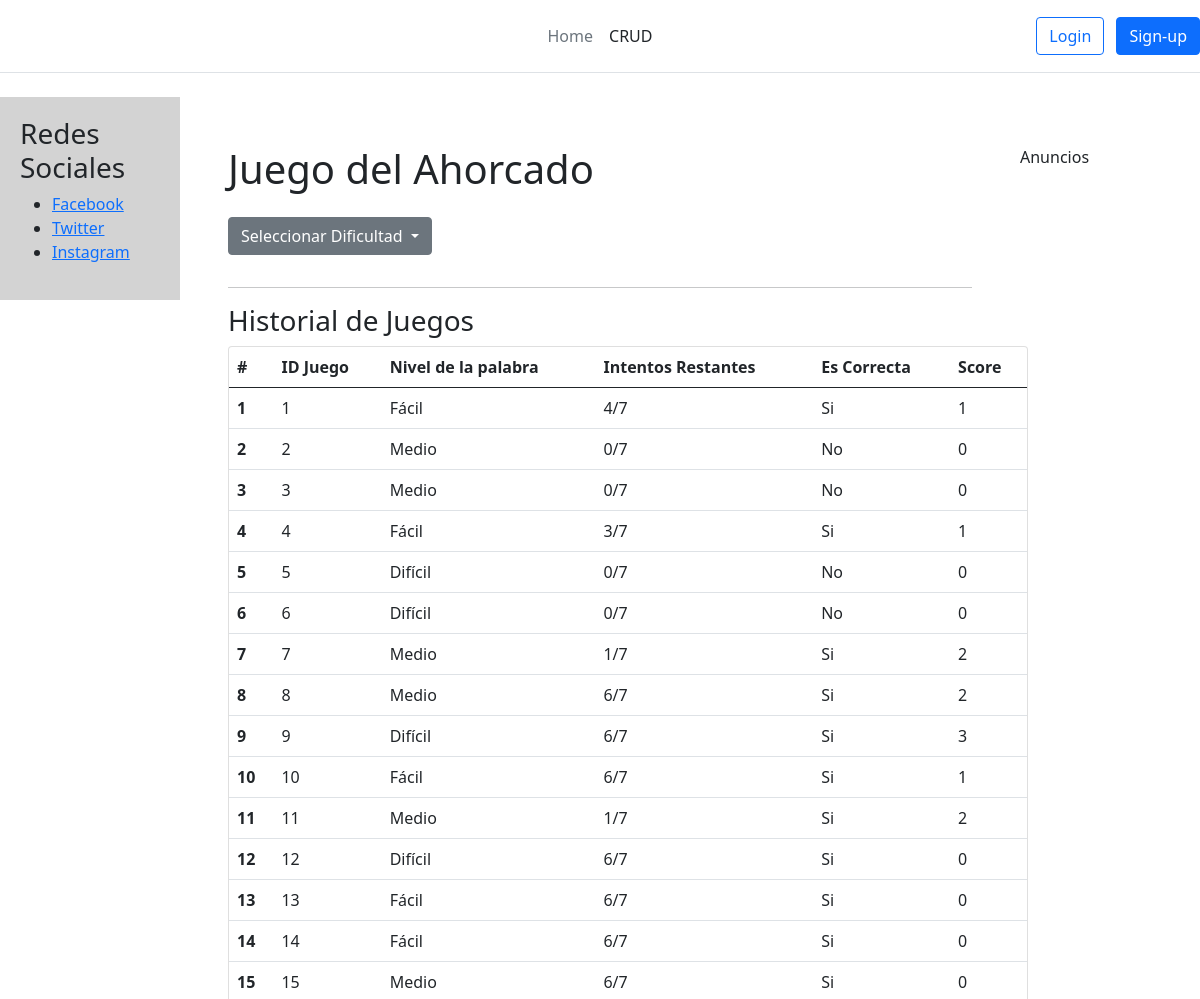
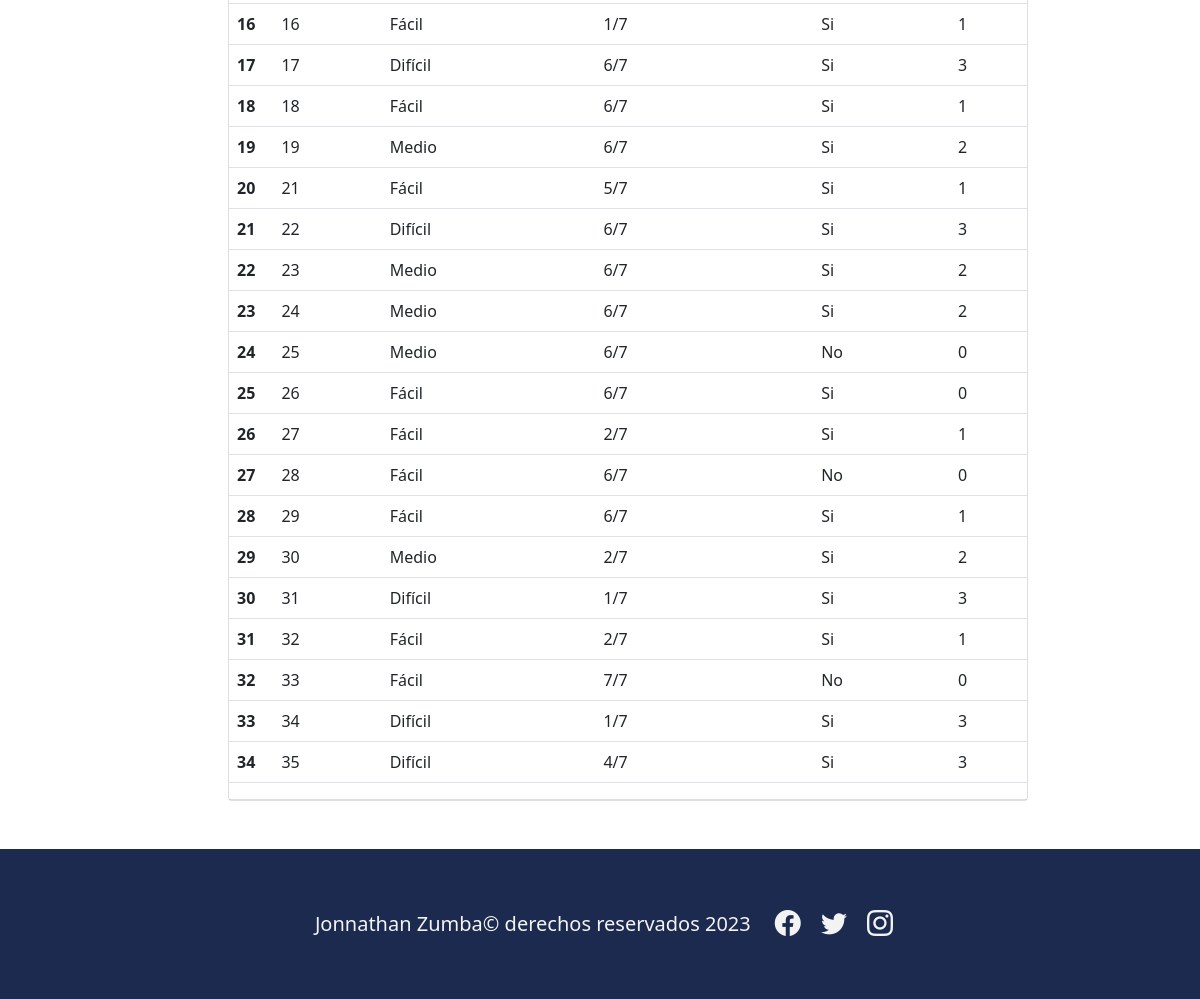
The page / on the database its author committed (2 pictures, top to bottom).
### app1/models.py (models this page shows, shortened)
class Attemp(models.Model):
    word = models.ForeignKey(Word, on_delete=models.CASCADE)
    attemps = models.IntegerField(default=0)
    is_correct = models.BooleanField(default=False)
    score = models.IntegerField(default=0)

class Word(models.Model):
    word = models.CharField(max_length=50, null= False, default="")
    answer = models.CharField(max_length=50)
    level = models.ForeignKey(Level, on_delete=models.CASCADE)

class Level(models.Model):
    name = models.CharField(max_length=50, null= False, blank= False)
    weight = models.CharField(max_length=50)

### proyecto_libre/views.py (the view)
# urls.py: 2. Add a URL to urlpatterns:  path('', views.home, name='home')
def home(request):
    data={}
    level = Level.objects.all()
    attemp = Attemp.objects.all()
    data["levels"]= level
    data["attemps"]= attemp
    return render(request, "home.html",data)

### templates/home.html (shortened to what this page needs)
{% extends "base.html" %}
    {% load static %}
    {% block contenido %}
    <h1>Juego del Ahorcado</h1>
    {% block game %}
        <div class="dropdown py-3">
            <button class="btn btn-secondary dropdown-toggle" type="button" id="dificultadDropdown" data-bs-toggle="dropdown" aria-expanded="false">
                Seleccionar Dificultad
            </button>
        </div>
        <hr>
        <h3>Historial de Juegos</h3>
        <div class="card" style="width: 50rem;">
            <table class="table">
                <thead>
                  <tr>
                    <th scope="col">#</th>
                    <th scope="col">ID Juego</th>
                    <th scope="col">Nivel de la palabra</th>
                    <th scope="col">Intentos Restantes</th>
                    <th scope="col">Es Correcta</th>
                    <th scope="col">Score</th>
                  </tr>
                </thead>
                <tbody>
                    {% for attemp in attemps %}
                    <tr>
                        <th scope="row">{{forloop.counter}}</th>
                        <td>{{attemp.id}}</td>
                        <td>{{attemp.word.level.name}}</td>
                        <td>{{attemp.attemps}}/7</td>
                        <td>{% if attemp.is_correct == 1 %}
                            Si
                            {% else %}
                            No
                            {% endif %}
                        </td>
                        <td>{{attemp.score}}</td>
                    </tr>
                    {% endfor %}
                </tbody>
              </table>
            <ul class="list-group list-group-flush">
            </ul>
          </div>
    {% endblock game %}
{% endblock contenido %}

### rows shown on the page
Attemp: id "1", word.level.name "Fácil", attemps "4", is_correct "Si", score "1"
Attemp: id "2", word.level.name "Medio", attemps "0", is_correct "No", score "0"
Attemp: id "3", word.level.name "Medio", attemps "0", is_correct "No", score "0"
Attemp: id "4", word.level.name "Fácil", attemps "3", is_correct "Si", score "1"
Attemp: id "5", word.level.name "Difícil", attemps "0", is_correct "No", score "0"
Attemp: id "6", word.level.name "Difícil", attemps "0", is_correct "No", score "0"
Attemp: id "7", word.level.name "Medio", attemps "1", is_correct "Si", score "2"
Attemp: id "8", word.level.name "Medio", attemps "6", is_correct "Si", score "2"
Attemp: id "9", word.level.name "Difícil", attemps "6", is_correct "Si", score "3"
Attemp: id "10", word.level.name "Fácil", attemps "6", is_correct "Si", score "1"
Attemp: id "11", word.level.name "Medio", attemps "1", is_correct "Si", score "2"
Attemp: id "12", word.level.name "Difícil", attemps "6", is_correct "Si", score "0"
Attemp: id "13", word.level.name "Fácil", attemps "6", is_correct "Si", score "0"
Attemp: id "14", word.level.name "Fácil", attemps "6", is_correct "Si", score "0"
Attemp: id "15", word.level.name "Medio", attemps "6", is_correct "Si", score "0"
Attemp: id "16", word.level.name "Fácil", attemps "1", is_correct "Si", score "1"
Attemp: id "17", word.level.name "Difícil", attemps "6", is_correct "Si", score "3"
Attemp: id "18", word.level.name "Fácil", attemps "6", is_correct "Si", score "1"
Attemp: id "19", word.level.name "Medio", attemps "6", is_correct "Si", score "2"
Attemp: id "21", word.level.name "Fácil", attemps "5", is_correct "Si", score "1"
Attemp: id "22", word.level.name "Difícil", attemps "6", is_correct "Si", score "3"
Attemp: id "23", word.level.name "Medio", attemps "6", is_correct "Si", score "2"
Attemp: id "24", word.level.name "Medio", attemps "6", is_correct "Si", score "2"
Attemp: id "25", word.level.name "Medio", attemps "6", is_correct "No", score "0"
Attemp: id "26", word.level.name "Fácil", attemps "6", is_correct "Si", score "0"
Attemp: id "27", word.level.name "Fácil", attemps "2", is_correct "Si", score "1"
Attemp: id "28", word.level.name "Fácil", attemps "6", is_correct "No", score "0"
Attemp: id "29", word.level.name "Fácil", attemps "6", is_correct "Si", score "1"
Attemp: id "30", word.level.name "Medio", attemps "2", is_correct "Si", score "2"
Attemp: id "31", word.level.name "Difícil", attemps "1", is_correct "Si", score "3"
Attemp: id "32", word.level.name "Fácil", attemps "2", is_correct "Si", score "1"
Attemp: id "33", word.level.name "Fácil", attemps "7", is_correct "No", score "0"
Attemp: id "34", word.level.name "Difícil", attemps "1", is_correct "Si", score "3"
Attemp: id "35", word.level.name "Difícil", attemps "4", is_correct "Si", score "3"
